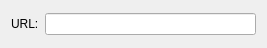
<?xml version="1.0" encoding="UTF-8"?>
<ui version="4.0">
 <class>HTTPSourceWidget</class>
 <widget class="QWidget" name="HTTPSourceWidget">
  <property name="geometry">
   <rect>
    <x>0</x>
    <y>0</y>
    <width>267</width>
    <height>48</height>
   </rect>
  </property>
  <property name="windowTitle">
   <string>Form</string>
  </property>
  <layout class="QGridLayout" name="gridLayout_2">
   <item row="0" column="0">
    <layout class="QGridLayout" name="gridLayout">
     <item row="0" column="0">
      <widget class="QLabel" name="httpLabel">
       <property name="toolTip">
        <string>monitor url address or hostname/api_version, e.g. http://haso228eiger/monitor/api/1.5.0/images/monitor or haso228eiger/1.5.0</string>
       </property>
       <property name="text">
        <string>URL:</string>
       </property>
       <property name="buddy">
        <cstring>httpLineEdit</cstring>
       </property>
      </widget>
     </item>
     <item row="0" column="1">
      <widget class="QLineEdit" name="httpLineEdit">
       <property name="toolTip">
        <string>monitor url address or hostname/api_version, e.g. http://haso228eiger/monitor/api/1.5.0/images/monitor or haso228eiger/1.5.0</string>
       </property>
      </widget>
     </item>
    </layout>
   </item>
  </layout>
 </widget>
 <resources/>
 <connections/>
</ui>
